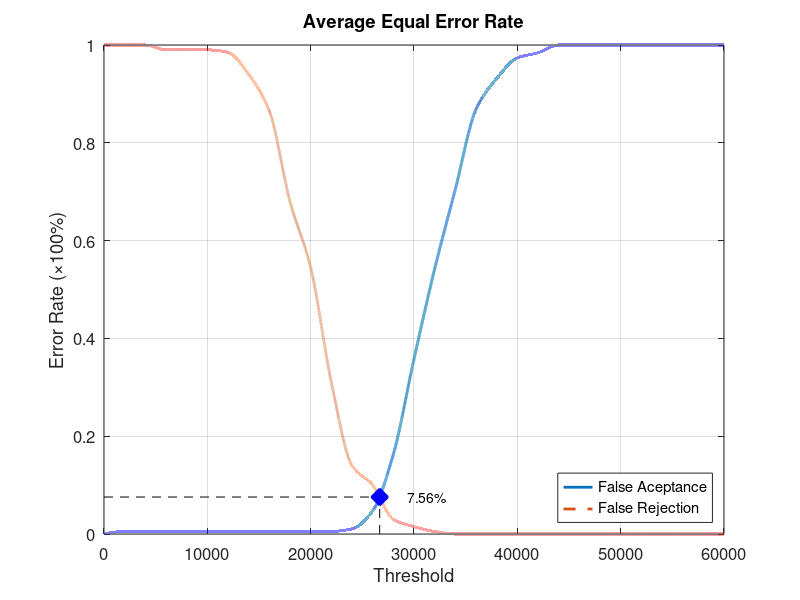
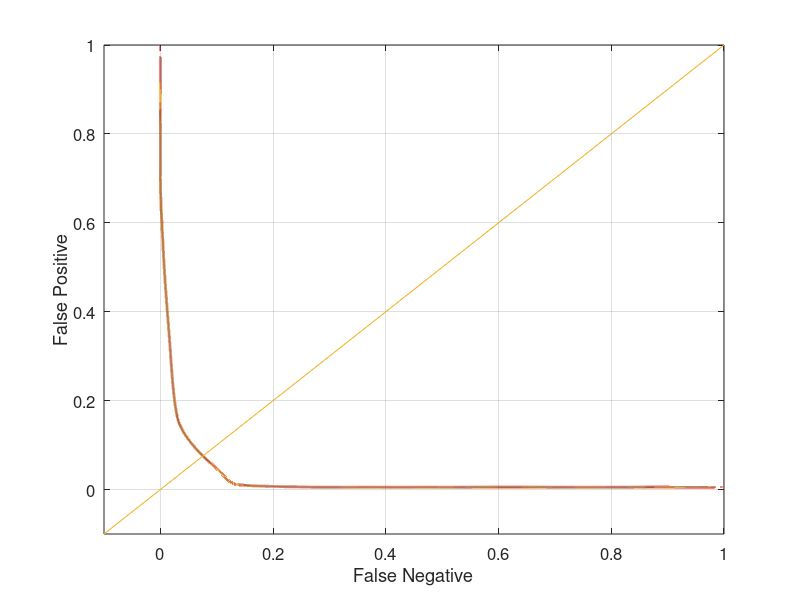

Source code (MATLAB) for these figures, in order:
function yEER = Database3_2
close all;
clear;
clc;
x = 0:2000:60000;
xq = 0:0.5:60000;

y0 = [0 0.00526316 0.00526316 0.00526316 0.00526316 0.00526316 0.00526316 0.00526316 0.00526316 0.00526316 0.00526316 0.00526316 0.0105263 0.0473684 0.163158 0.357895 0.542105 0.705263 0.868421 0.931579 0.973684 0.984211 1 1 1 1 1 1 1 1 1];
yy0 = interp1(x, y0, xq, 'pchip');
y1 = [1 1 1 0.99 0.99 0.99 0.985 0.94 0.865 0.68 0.545 0.31 0.14 0.1 0.03 0.015 0.005 0 0 0 0 0 0 0 0 0 0 0 0 0 0];
yy1 = interp1(x, y1, xq, 'pchip');

% Calculating EER: 
y2 = abs(y0 - y1);
find(y2 == min(y2))
yy2 = abs(yy0 - yy1);
xEER = find(yy2 == min(yy2));
xEERIndex = xq(xEER) % X-axis EER
yEER = yy0(xEER) % Y-axis EER

main = figure
plot(xq, yy0,'-','LineWidth', 2);	hold on
plot(xq, yy1,'--','LineWidth', 2);	hold on
plot([xEERIndex xEERIndex], [0 yEER], 'k--');	hold on
plot([0 xEERIndex], [yEER yEER], 'k--');	hold on
plot(xEERIndex, yEER, 'bx', 'LineWidth', 10);	hold on
text(xEERIndex + 10 * xEERIndex / 100, yEER, [num2str(round((10000 * yEER)) / 100) '%'])
legend('False Aceptance', 'False Rejection', 'Location', 'SouthEast')
xlabel('Threshold')
ylabel('Error Rate (\times100%)')
title('Average Equal Error Rate')
set(gca, 'FontSize', 12)
axis([0 60000 0 1])
grid on

print(main, 'Database3_2Main', '-dpng');
FNRxFPR = figure('Color', [1 1 1]);
plot(yy1, yy0, '-', yy1, yy0, 'LineWidth', 2);
hold on
y = -0.1:0.1:1
plot(y, y); 
set(gca, 'FontSize', 12)
xlabel('False Negative')
ylabel('False Positive')
axis([-0.1 1 -0.1 1])
set(gca, 'FontSize', 12)
grid on

print(FNRxFPR, 'Database3_2FNRxFPR','-dpng');
end
